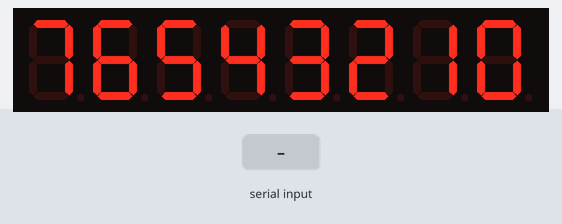
The sketch below on a simulated Arduino Uno, built with avr-gcc and run on an emulated ATmega328P. On the bench: 8-digit seven-segment display. The test bench sets the inputs (shaded band). What the sketch prints to the serial monitor is not drawn.

Above: at 0.4 s.
At 2.4 s:
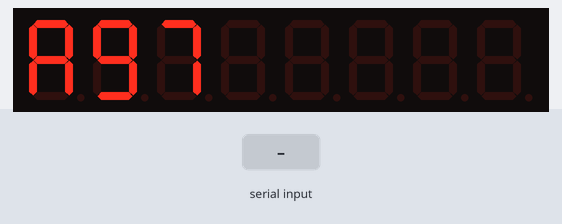
At 3.67 s:
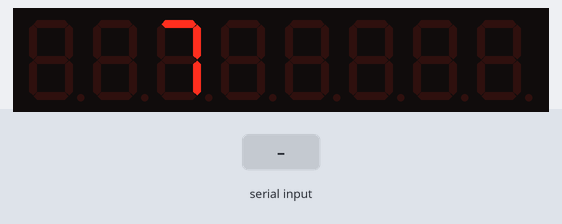
5.0 s: "1" received over Serial
Timing chart, 0 to 8.0 s (numbered marks = the images above; inputs shaded):
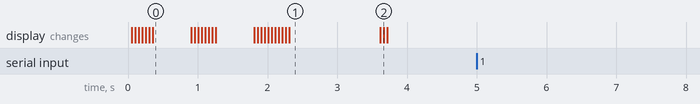

The sketch:

MAX7219_Phrases.ino
```cpp
/*
  Dual MAX7219 board control program.
  Ryan Fleck 2019

  Resources:
  1. http://www.ardumotive.com/8-digit-7seg-display-en.html
*/

#include "LedControl.h"

// DIN 2
// CS 3
// CLK 4

int pin_din = 2;
int pin_cs = 3;
int pin_clk = 4;
char incomingByte = 0; // for incoming serial data
String r = "";
int len = 0;

LedControl led_board = LedControl(pin_din, pin_clk, pin_cs, 1);

// the setup routine runs once when you press reset:
void setup()
{
    // initialize seri al communication at 9600 bits per second:
    Serial.begin(9600);
    Serial.println("Arduino Serial out is UP.");
    led_board.shutdown(0, false);
    led_board.setIntensity(0, 2);
    led_board.clearDisplay(0);

    unsigned long delaytime = 250;

    // Init sequence.
    for (int x = 0; x < 8; x++)
    {
        led_board.setDigit(0, (7 - x), (7 - x), false);
        delay(50);
    }
    delay(500);
    for (int x = 0; x < 8; x++)
    {
        led_board.setDigit(0, (7 - x), 8, true);
        delay(50);
    }
    delay(500);
    for (int x = 0; x < 8; x++)
    {
        led_board.setChar(0, (7 - x), ' ', false);
        delay(50);
    }
    led_board.clearDisplay(0);
    String intro = "A97     ";
    for (int x = 0; x < 8; x++)
    {
        led_board.setChar(0, (7 - x), intro[x], false);
        delay(50);
    }
    delay(1000);
    for (int x = 0; x < 3; x++)
    {
        led_board.setChar(0, (7 - x), ' ', false);
        delay(50);
    }
    led_board.clearDisplay(0);

    /*
  led_board.setChar(0,0,'a',false);
  delay(delaytime);
  led_board.setRow(0,0,0x05);
  delay(delaytime);
  led_board.setChar(0,0,'d',false);
  delay(delaytime);
  led_board.setRow(0,0,0x1c);
  delay(delaytime);
  led_board.setRow(0,0,B00010000);
  delay(delaytime);
  led_board.setRow(0,0,0x15);
  delay(delaytime);
  led_board.setRow(0,0,0x1D);
  delay(delaytime);
  led_board.clearDisplay(0);
  delay(delaytime);
  */
}

// the loop routine runs over and over again forever:
void loop()
{

    // send data only when you receive data:
    if (Serial.available() > 0)
    {
        // read the incoming byte:
        r = Serial.readString();

        // say what you got:
        Serial.print("\nI received: ");
        Serial.print(r);

        len = r.length() - 1;
        if (len > 8)
        {
            len = 8;
        }

        Serial.print("\nLen: ");
        Serial.println(len);
        for (int x = 0; x < 8; x++)
        {
            led_board.setChar(0, (7 - x), ' ', false);
            delay(50);
        }
        for (int x = 0; x < len; x++)
        {
            led_board.setChar(0, (7 - x), r[x], false);
            delay(50);
        }
    }

    delay(1); // delay in between reads for stability
}
```

Measured:
- after the input at 5.0 s, every drawn part: stays the same
- what the display in image 0 shows lasts 0.5 s, from 0.4 s to 0.9 s
- what the display in image 1 shows lasts 1.3 s, from 2.3 s to 3.6 s
